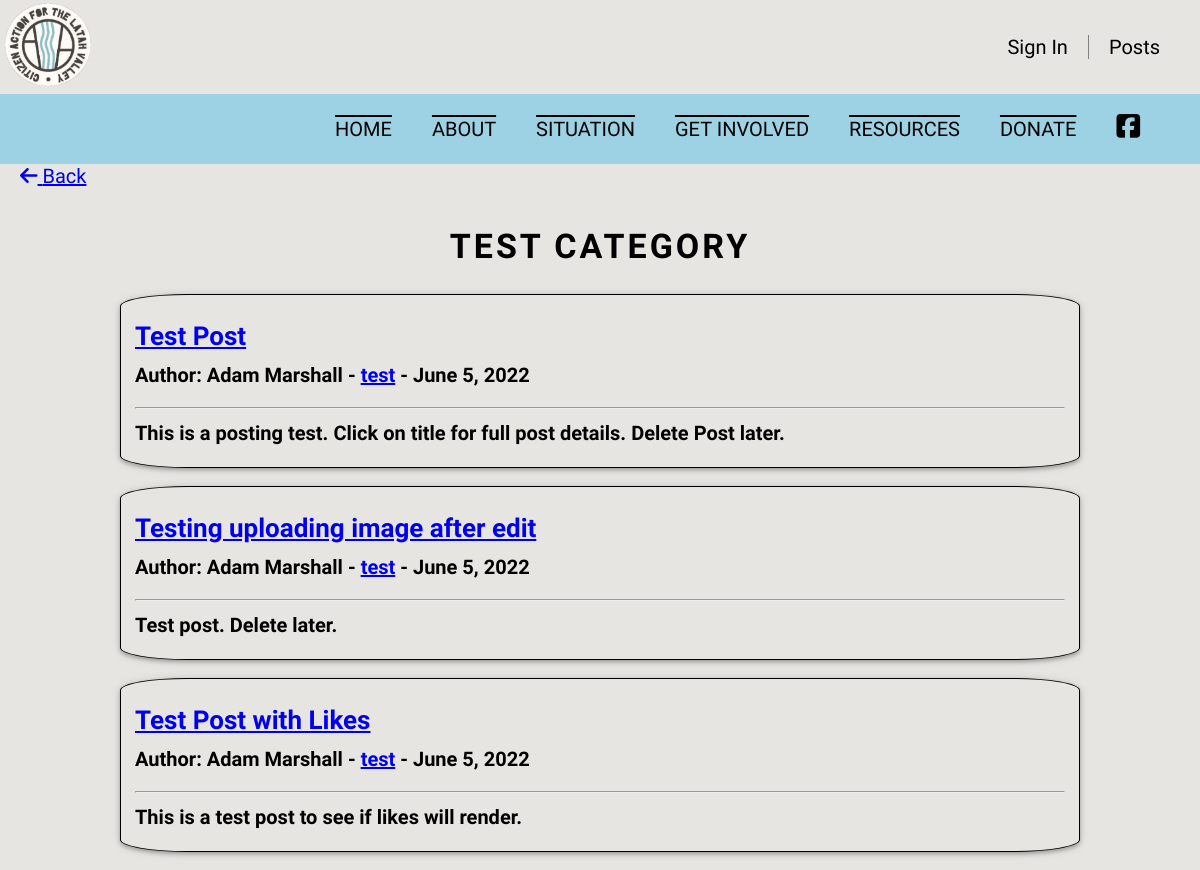
Before: /category/test/ with the older database file.
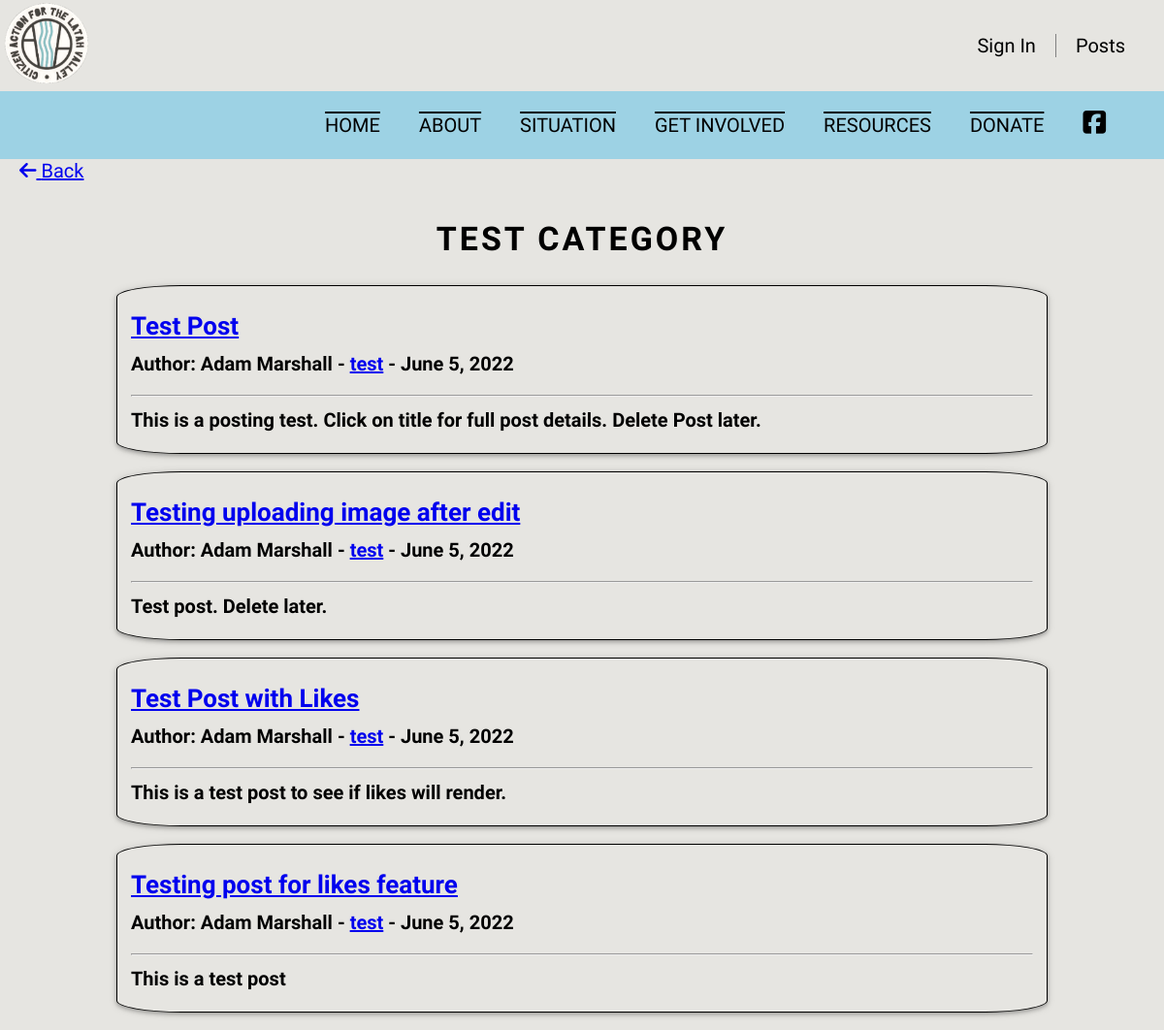
After: the same page with the newer database file.
### thesite/models.py (models this page shows, shortened)
class Post(models.Model):
    title = models.CharField(max_length=255)
    header_image = models.ImageField(null =True, blank=True, upload_to="images/")
    author = models.ForeignKey(User, on_delete=models.CASCADE)
    body = models.TextField()
    post_date = models.DateField(auto_now_add=True)
    category = models.CharField(max_length=255, default='uncategorized')
    likes = models.ManyToManyField(User, related_name='blog_posts')

### thesite/views.py (the view)
def CategoryView(request, cats):
    category_posts = Post.objects.filter(category=cats.replace('-', ' '))
    return render(request, 'categories.html', {'cats': cats.title().replace('-', ' '), 'category_posts':category_posts})

### thesite/templates/categories.html (shortened to what this page needs)
{% extends 'base.html' %}
{% block content %}
{% if category_posts %}
<a class="back-btn" href="{% url 'home' %}"> <i class="fa-solid fa-arrow-left"></i> Back</a>
<h1 class="about-header">{{ cats }} Category</h1>
{% for post in category_posts %}
<div class="post-con">
  <h1>
  <a class="title-post"href="{% url 'article-detail' post.pk %}">{{ post.title }}</a><br/>
  <div class="posts-wrapper">
  <h1 class="art-h1">Author: {{ post.author.first_name }} {{ post.author.last_name }} -
    <a href="{% url 'category' post.category|slugify %}"> {{post.category}}</a> -
    {{ post.post_date }}</h1>
</div>
    <hr class="posts-hr">
  {{ post.body|safe|linebreaksbr }}
</h1>
</div>
<br>
{% endfor %}
{% else %}
    <a class="back-btn" href="{% url 'home' %}"> <i class="fa-solid fa-arrow-left"></i> Back</a>
    <h2 class="sorry-h1">Sorry, no posts yet under this category!</h2>
{% endif %}
{% endblock %}

Changed rows visible on the page:
added Post: title "Testing post for likes feature", author.first_name "Adam", author.last_name "Marshall", category "test", post_date "June 5, 2022", body "This is a test post"
